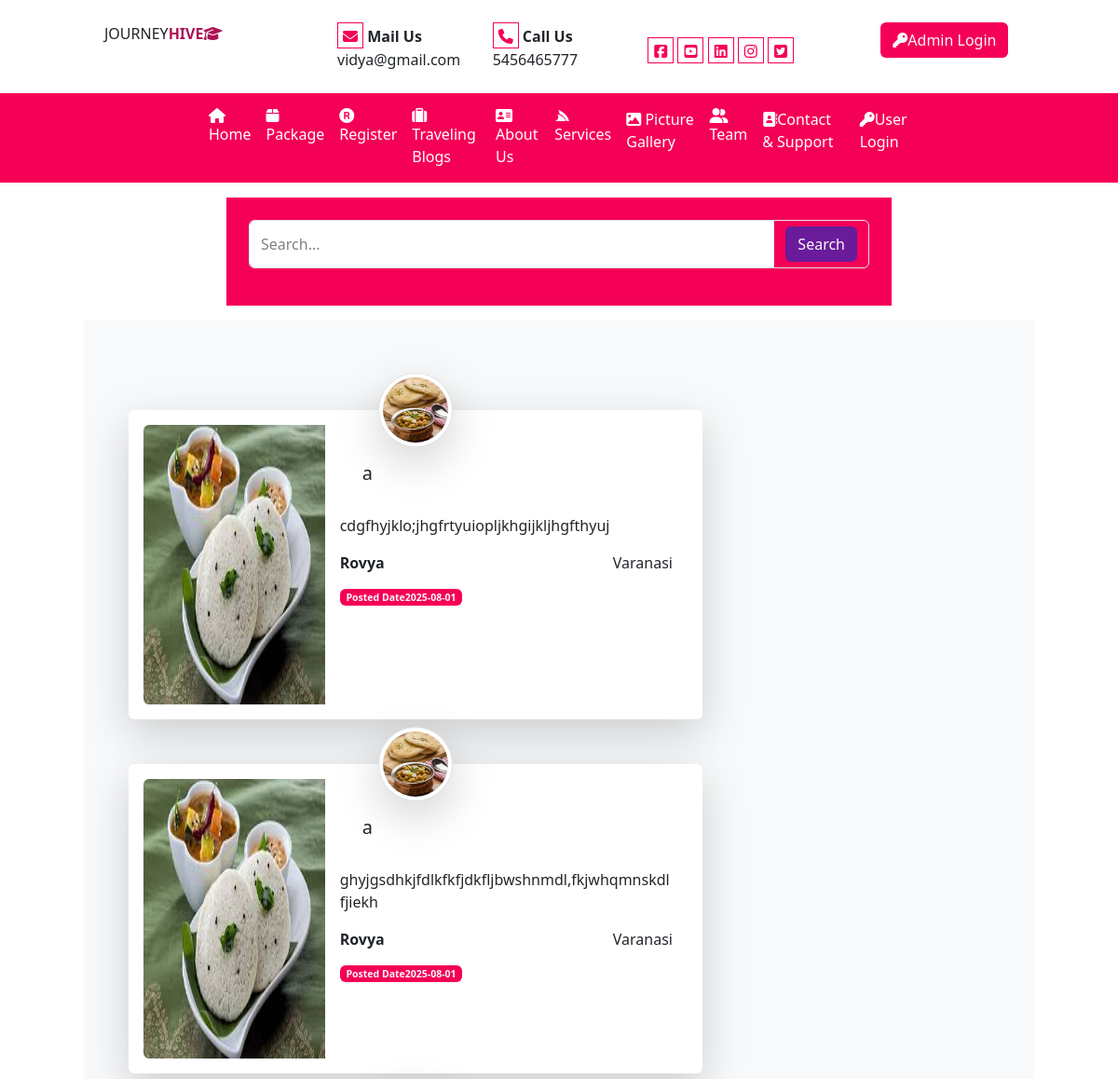
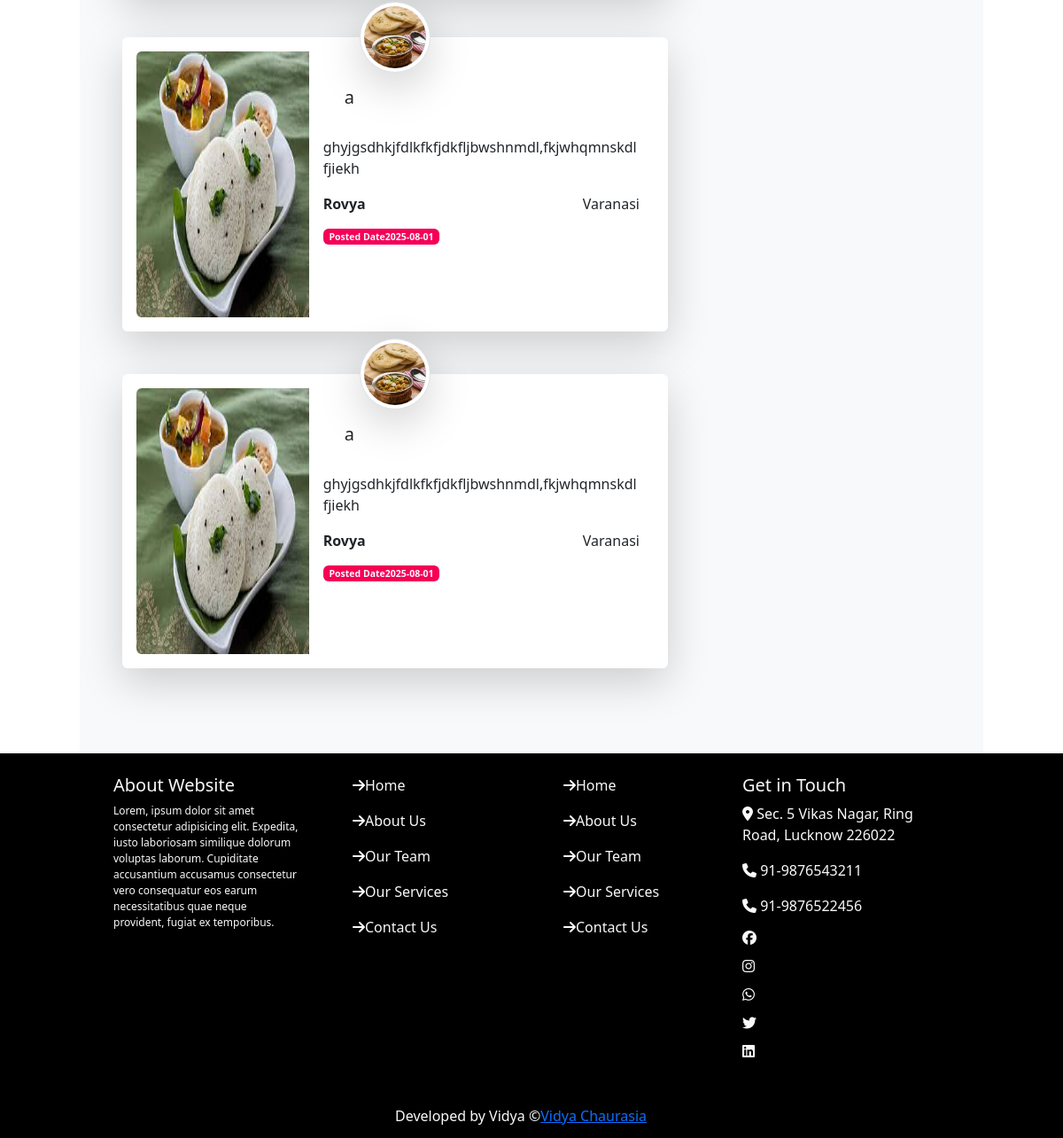
The page /category/ on the database its author committed (2 pictures, top to bottom).
### user/models.py (models this page shows)
class tblblogs(models.Model):
        name=models.CharField(max_length=50,null=True)
        email=models.CharField(max_length=50,null=True)
        user_pic=models.CharField(max_length=200,null=True)
        title=models.TextField(null=True)
        description=models.TextField(null=True)
        picture=models.ImageField(upload_to="static/blogs/",null=True,blank=True)
        city=models.CharField(max_length=50,null=True)
        posteddate=models.CharField(max_length=100,null=True)

### user/views.py (the view)
# urls.py: path("category/",views.category),
def category(request):
    x=request.POST.get("search")
    bdata=""
    if x:
        bdata=tblblogs.objects.all().filter(Q(city__icontains=x) | Q(title__icontains=x) | Q(description__icontains=x) | Q(name__icontains=x))
    else:
        bdata=tblblogs.objects.all().order_by("-id")
    data=tblcity.objects.all().order_by("-id")
    d={"cities":data,"blogs":bdata,}
    return render(request,"category.html",d)

### templates/category.html (shortened to what this page needs)
{% extends 'base.html' %}
{% load static %}
{% block content %}
<div class="row">
   <div class="col-sm-7 mx-auto p-4 bg-mycolor1 my-3">
    <form method="post">
      <div class="input-group">
        <input name="search" type="text" class="form-control" placeholder="Search..."/>
        <span class="input-group-text bg-mycolor1">
          <input type="submit" class="btn bg-mycolor2 text-light" value="Search"/>
        </span>
      </div>
    </form>
   </div>
</div>
<div class="row">
  <div class="col-sm-10 mx-auto bg-light p-5">
        <div class="col-sm-8">
          {% for r in blogs %}
          <div class="card my-5 border border-0 shadow-lg p-3">
            <div class="row g-0">
            <div class="col-sm-4">
              <img src="{% static 'images/idli.jpg' %}" style="min-height: 300px;" class="img-fluid rounded-start cating" alt="...">
            </div>
            <div class="col-sm-8">
              <div class="card-body">
                 <img src="/{{r.user_pic}}" style="height: 80px;width:80px ;" class="img-thumbnail rounded-circle position-absolute top-0 start-50 translate-middle shadow-lg"/>
                <h5 class="card-title p-4">{{r.title}}</h5>
                <p class="card-text">{{r.description}}</p>
                <p class="card-text"><b>{{r.name}}</b>
                 <span class="float-end">{{r.city}}</span>
                 </p>
                 <p class="card-text"><small class="text-body-secondary">
                  <span class="bg-mycolor1 badge text-light"><b>Posted Date</b>{{r.posteddate}}</span>
                 </small></p>
              </div>
            </div>
            </div>
          </div>
          {% endfor %}
          </div>
          </div>
 {% endblock %}

### rows shown on the page
tblblogs: user_pic (picture), title "a", description "cdgfhyjklo;jhgfrtyuiopljkhgijkljhgfthyuj", name "Rovya", city "Varanasi", posteddate "2025-08-01"
tblblogs: user_pic (picture), title "a", description "ghyjgsdhkjfdlkfkfjdkfljbwshnmdl,fkjwhqmnskdlfjiekh", name "Rovya", city "Varanasi", posteddate "2025-08-01"
tblblogs: user_pic (picture), title "a", description "ghyjgsdhkjfdlkfkfjdkfljbwshnmdl,fkjwhqmnskdlfjiekh", name "Rovya", city "Varanasi", posteddate "2025-08-01"
tblblogs: user_pic (picture), title "a", description "ghyjgsdhkjfdlkfkfjdkfljbwshnmdl,fkjwhqmnskdlfjiekh", name "Rovya", city "Varanasi", posteddate "2025-08-01"
